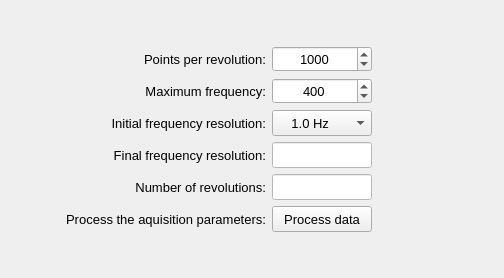
           <widget class="QWidget" name="tab_signal_processing">
            <attribute name="title">
             <string>Signal processing</string>
            </attribute>
            <layout class="QGridLayout" name="gridLayout_26">
             <property name="leftMargin">
              <number>2</number>
             </property>
             <property name="topMargin">
              <number>2</number>
             </property>
             <property name="rightMargin">
              <number>2</number>
             </property>
             <property name="bottomMargin">
              <number>2</number>
             </property>
             <property name="horizontalSpacing">
              <number>2</number>
             </property>
             <property name="verticalSpacing">
              <number>6</number>
             </property>
             <item row="0" column="0">
              <spacer name="verticalSpacer_2">
               <property name="orientation">
                <enum>Qt::Vertical</enum>
               </property>
               <property name="sizeHint" stdset="0">
                <size>
                 <width>20</width>
                 <height>40</height>
                </size>
               </property>
              </spacer>
             </item>
             <item row="2" column="0">
              <spacer name="verticalSpacer">
               <property name="orientation">
                <enum>Qt::Vertical</enum>
               </property>
               <property name="sizeHint" stdset="0">
                <size>
                 <width>20</width>
                 <height>40</height>
                </size>
               </property>
              </spacer>
             </item>
             <item row="1" column="0">
              <widget class="QFrame" name="frame_4">
               <property name="maximumSize">
                <size>
                 <width>16777215</width>
                 <height>16777215</height>
                </size>
               </property>
               <property name="frameShape">
                <enum>QFrame::NoFrame</enum>
               </property>
               <property name="frameShadow">
                <enum>QFrame::Raised</enum>
               </property>
               <layout class="QGridLayout" name="gridLayout">
                <property name="leftMargin">
                 <number>4</number>
                </property>
                <property name="topMargin">
                 <number>4</number>
                </property>
                <property name="rightMargin">
                 <number>4</number>
                </property>
                <property name="bottomMargin">
                 <number>4</number>
                </property>
                <property name="spacing">
                 <number>6</number>
                </property>
                <item row="3" column="1">
                 <widget class="QLabel" name="label_39">
                  <property name="minimumSize">
                   <size>
                    <width>220</width>
                    <height>26</height>
                   </size>
                  </property>
                  <property name="maximumSize">
                   <size>
                    <width>220</width>
                    <height>26</height>
                   </size>
                  </property>
                  <property name="font">
                   <font>
                    <pointsize>10</pointsize>
                   </font>
                  </property>
                  <property name="text">
                   <string>Final frequency resolution:</string>
                  </property>
                  <property name="alignment">
                   <set>Qt::AlignRight|Qt::AlignTrailing|Qt::AlignVCenter</set>
                  </property>
                 </widget>
                </item>
                <item row="1" column="2">
                 <widget class="QSpinBox" name="spinBox_max_frequency">
                  <property name="minimumSize">
                   <size>
                    <width>100</width>
                    <height>26</height>
                   </size>
                  </property>
                  <property name="maximumSize">
                   <size>
                    <width>100</width>
                    <height>26</height>
                   </size>
                  </property>
                  <property name="font">
                   <font>
                    <pointsize>10</pointsize>
                   </font>
                  </property>
                  <property name="alignment">
                   <set>Qt::AlignCenter</set>
                  </property>
                  <property name="minimum">
                   <number>100</number>
                  </property>
                  <property name="maximum">
                   <number>1000</number>
                  </property>
                  <property name="singleStep">
                   <number>10</number>
                  </property>
                  <property name="value">
                   <number>400</number>
                  </property>
                 </widget>
                </item>
                <item row="2" column="2">
                 <widget class="QComboBox" name="comboBox_frequency_resolution">
                  <property name="minimumSize">
                   <size>
                    <width>100</width>
                    <height>26</height>
                   </size>
                  </property>
                  <property name="maximumSize">
                   <size>
                    <width>100</width>
                    <height>26</height>
                   </size>
                  </property>
                  <property name="font">
                   <font>
                    <pointsize>10</pointsize>
                   </font>
                  </property>
                  <property name="layoutDirection">
                   <enum>Qt::LeftToRight</enum>
                  </property>
                  <property name="currentIndex">
                   <number>3</number>
                  </property>
                  <item>
                   <property name="text">
                    <string>    0.1 Hz</string>
                   </property>
                  </item>
                  <item>
                   <property name="text">
                    <string>    0.2 Hz</string>
                   </property>
                  </item>
                  <item>
                   <property name="text">
                    <string>    0.5Hz</string>
                   </property>
                  </item>
                  <item>
                   <property name="text">
                    <string>    1.0 Hz</string>
                   </property>
                  </item>
                  <item>
                   <property name="text">
                    <string>    2.0 Hz</string>
                   </property>
                  </item>
                 </widget>
                </item>
                <item row="3" column="2">
                 <widget class="QLineEdit" name="lineEdit_frequency_resolution">
                  <property name="enabled">
                   <bool>false</bool>
                  </property>
                  <property name="minimumSize">
                   <size>
                    <width>100</width>
                    <height>26</height>
                   </size>
                  </property>
                  <property name="maximumSize">
                   <size>
                    <width>100</width>
                    <height>26</height>
                   </size>
                  </property>
                  <property name="font">
                   <font>
                    <pointsize>10</pointsize>
                   </font>
                  </property>
                  <property name="styleSheet">
                   <string notr="true">background-color: rgb(255, 255, 255);
color: rgb(0, 0, 0);</string>
                  </property>
                  <property name="alignment">
                   <set>Qt::AlignCenter</set>
                  </property>
                 </widget>
                </item>
                <item row="4" column="2">
                 <widget class="QLineEdit" name="lineEdit_number_of_revolutions">
                  <property name="enabled">
                   <bool>false</bool>
                  </property>
                  <property name="minimumSize">
                   <size>
                    <width>100</width>
                    <height>26</height>
                   </size>
                  </property>
                  <property name="maximumSize">
                   <size>
                    <width>100</width>
                    <height>26</height>
                   </size>
                  </property>
                  <property name="font">
                   <font>
                    <pointsize>10</pointsize>
                   </font>
                  </property>
                  <property name="styleSheet">
                   <string notr="true">background-color: rgb(255, 255, 255);
color: rgb(0, 0, 0);</string>
                  </property>
                  <property name="alignment">
                   <set>Qt::AlignCenter</set>
                  </property>
                 </widget>
                </item>
                <item row="4" column="1">
                 <widget class="QLabel" name="label_40">
                  <property name="minimumSize">
                   <size>
                    <width>220</width>
                    <height>26</height>
                   </size>
                  </property>
                  <property name="maximumSize">
                   <size>
                    <width>220</width>
                    <height>26</height>
                   </size>
                  </property>
                  <property name="font">
                   <font>
                    <pointsize>10</pointsize>
                   </font>
                  </property>
                  <property name="text">
                   <string>Number of revolutions:</string>
                  </property>
                  <property name="alignment">
                   <set>Qt::AlignRight|Qt::AlignTrailing|Qt::AlignVCenter</set>
                  </property>
                 </widget>
                </item>
                <item row="0" column="1">
                 <widget class="QLabel" name="label_37">
                  <property name="minimumSize">
                   <size>
                    <width>220</width>
                    <height>26</height>
                   </size>
                  </property>
                  <property name="maximumSize">
                   <size>
                    <width>220</width>
                    <height>26</height>
                   </size>
                  </property>
                  <property name="font">
                   <font>
                    <pointsize>10</pointsize>
                   </font>
                  </property>
                  <property name="text">
                   <string>Points per revolution:</string>
                  </property>
                  <property name="alignment">
                   <set>Qt::AlignRight|Qt::AlignTrailing|Qt::AlignVCenter</set>
                  </property>
                 </widget>
                </item>
                <item row="2" column="1">
                 <widget class="QLabel" name="label_38">
                  <property name="minimumSize">
                   <size>
                    <width>220</width>
                    <height>26</height>
                   </size>
                  </property>
                  <property name="maximumSize">
                   <size>
                    <width>220</width>
                    <height>26</height>
                   </size>
                  </property>
                  <property name="font">
                   <font>
                    <pointsize>10</pointsize>
                   </font>
                  </property>
                  <property name="text">
                   <string>Initial frequency resolution:</string>
                  </property>
                  <property name="alignment">
                   <set>Qt::AlignRight|Qt::AlignTrailing|Qt::AlignVCenter</set>
                  </property>
                 </widget>
                </item>
                <item row="0" column="0">
                 <spacer name="horizontalSpacer_4">
                  <property name="orientation">
                   <enum>Qt::Horizontal</enum>
                  </property>
                  <property name="sizeHint" stdset="0">
                   <size>
                    <width>40</width>
                    <height>20</height>
                   </size>
                  </property>
                 </spacer>
                </item>
                <item row="0" column="4">
                 <spacer name="horizontalSpacer_3">
                  <property name="orientation">
                   <enum>Qt::Horizontal</enum>
                  </property>
                  <property name="sizeHint" stdset="0">
                   <size>
                    <width>40</width>
                    <height>20</height>
                   </size>
                  </property>
                 </spacer>
                </item>
                <item row="0" column="2">
                 <widget class="QSpinBox" name="spinBox_number_of_points">
                  <property name="minimumSize">
                   <size>
                    <width>100</width>
                    <height>26</height>
                   </size>
                  </property>
                  <property name="maximumSize">
                   <size>
                    <width>100</width>
                    <height>26</height>
                   </size>
                  </property>
                  <property name="font">
                   <font>
                    <pointsize>10</pointsize>
                   </font>
                  </property>
                  <property name="alignment">
                   <set>Qt::AlignCenter</set>
                  </property>
                  <property name="minimum">
                   <number>60</number>
                  </property>
                  <property name="maximum">
                   <number>10000</number>
                  </property>
                  <property name="singleStep">
                   <number>1</number>
                  </property>
                  <property name="value">
                   <number>1000</number>
                  </property>
                 </widget>
                </item>
                <item row="1" column="1">
                 <widget class="QLabel" name="label_41">
                  <property name="minimumSize">
                   <size>
                    <width>220</width>
                    <height>26</height>
                   </size>
                  </property>
                  <property name="maximumSize">
                   <size>
                    <width>220</width>
                    <height>26</height>
                   </size>
                  </property>
                  <property name="font">
                   <font>
                    <pointsize>10</pointsize>
                   </font>
                  </property>
                  <property name="text">
                   <string>Maximum frequency:</string>
                  </property>
                  <property name="alignment">
                   <set>Qt::AlignRight|Qt::AlignTrailing|Qt::AlignVCenter</set>
                  </property>
                 </widget>
                </item>
                <item row="5" column="2">
                 <widget class="QPushButton" name="pushButton_process_aquisition_parameters">
                  <property name="minimumSize">
                   <size>
                    <width>80</width>
                    <height>26</height>
                   </size>
                  </property>
                  <property name="maximumSize">
                   <size>
                    <width>100</width>
                    <height>30</height>
                   </size>
                  </property>
                  <property name="font">
                   <font>
                    <pointsize>10</pointsize>
                   </font>
                  </property>
                  <property name="toolTip">
                   <string>&lt;html&gt;&lt;head/&gt;&lt;body&gt;&lt;p&gt;Press to process the aquisition parameters&lt;/p&gt;&lt;/body&gt;&lt;/html&gt;</string>
                  </property>
                  <property name="styleSheet">
                   <string notr="true"/>
                  </property>
                  <property name="text">
                   <string>Process data</string>
                  </property>
                 </widget>
                </item>
                <item row="5" column="1">
                 <widget class="QLabel" name="label_49">
                  <property name="minimumSize">
                   <size>
                    <width>220</width>
                    <height>26</height>
                   </size>
                  </property>
                  <property name="maximumSize">
                   <size>
                    <width>220</width>
                    <height>26</height>
                   </size>
                  </property>
                  <property name="font">
                   <font>
                    <pointsize>10</pointsize>
                   </font>
                  </property>
                  <property name="text">
                   <string>Process the aquisition parameters:</string>
                  </property>
                  <property name="alignment">
                   <set>Qt::AlignRight|Qt::AlignTrailing|Qt::AlignVCenter</set>
                  </property>
                 </widget>
                </item>
                <item row="0" column="3">
                 <widget class="QFrame" name="frame_9">
                  <property name="minimumSize">
                   <size>
                    <width>80</width>
                    <height>0</height>
                   </size>
                  </property>
                  <property name="frameShape">
                   <enum>QFrame::NoFrame</enum>
                  </property>
                  <property name="frameShadow">
                   <enum>QFrame::Raised</enum>
                  </property>
                 </widget>
                </item>
               </layout>
              </widget>
             </item>
            </layout>
           </widget>
